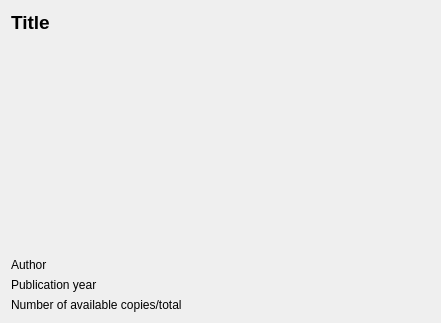
<?xml version="1.0" encoding="UTF-8"?>
<ui version="4.0">
 <class>BookWidget</class>
 <widget class="QWidget" name="BookWidget">
  <property name="geometry">
   <rect>
    <x>0</x>
    <y>0</y>
    <width>441</width>
    <height>323</height>
   </rect>
  </property>
  <property name="sizePolicy">
   <sizepolicy hsizetype="Preferred" vsizetype="Expanding">
    <horstretch>0</horstretch>
    <verstretch>0</verstretch>
   </sizepolicy>
  </property>
  <property name="windowTitle">
   <string>Form</string>
  </property>
  <layout class="QVBoxLayout" name="verticalLayout">
   <item>
    <widget class="QLabel" name="titleLabel">
     <property name="font">
      <font>
       <pointsize>14</pointsize>
       <bold>true</bold>
      </font>
     </property>
     <property name="text">
      <string>Title</string>
     </property>
    </widget>
   </item>
   <item>
    <spacer name="verticalSpacer">
     <property name="orientation">
      <enum>Qt::Vertical</enum>
     </property>
     <property name="sizeHint" stdset="0">
      <size>
       <width>20</width>
       <height>40</height>
      </size>
     </property>
    </spacer>
   </item>
   <item>
    <layout class="QGridLayout" name="gridLayout">
     <item row="1" column="0">
      <widget class="QLabel" name="publicationLabel">
       <property name="text">
        <string>Publication year</string>
       </property>
      </widget>
     </item>
     <item row="3" column="0">
      <widget class="QLabel" name="copiesLabel">
       <property name="text">
        <string>Number of available copies/total</string>
       </property>
      </widget>
     </item>
     <item row="0" column="1">
      <widget class="QLabel" name="authorName">
       <property name="text">
        <string/>
       </property>
      </widget>
     </item>
     <item row="0" column="0">
      <widget class="QLabel" name="authorLabel">
       <property name="text">
        <string>Author</string>
       </property>
      </widget>
     </item>
     <item row="1" column="1">
      <widget class="QLabel" name="publicationNumber">
       <property name="text">
        <string/>
       </property>
      </widget>
     </item>
     <item row="3" column="1">
      <widget class="QLabel" name="copiesNumber">
       <property name="text">
        <string/>
       </property>
      </widget>
     </item>
    </layout>
   </item>
  </layout>
 </widget>
 <resources/>
 <connections/>
</ui>
